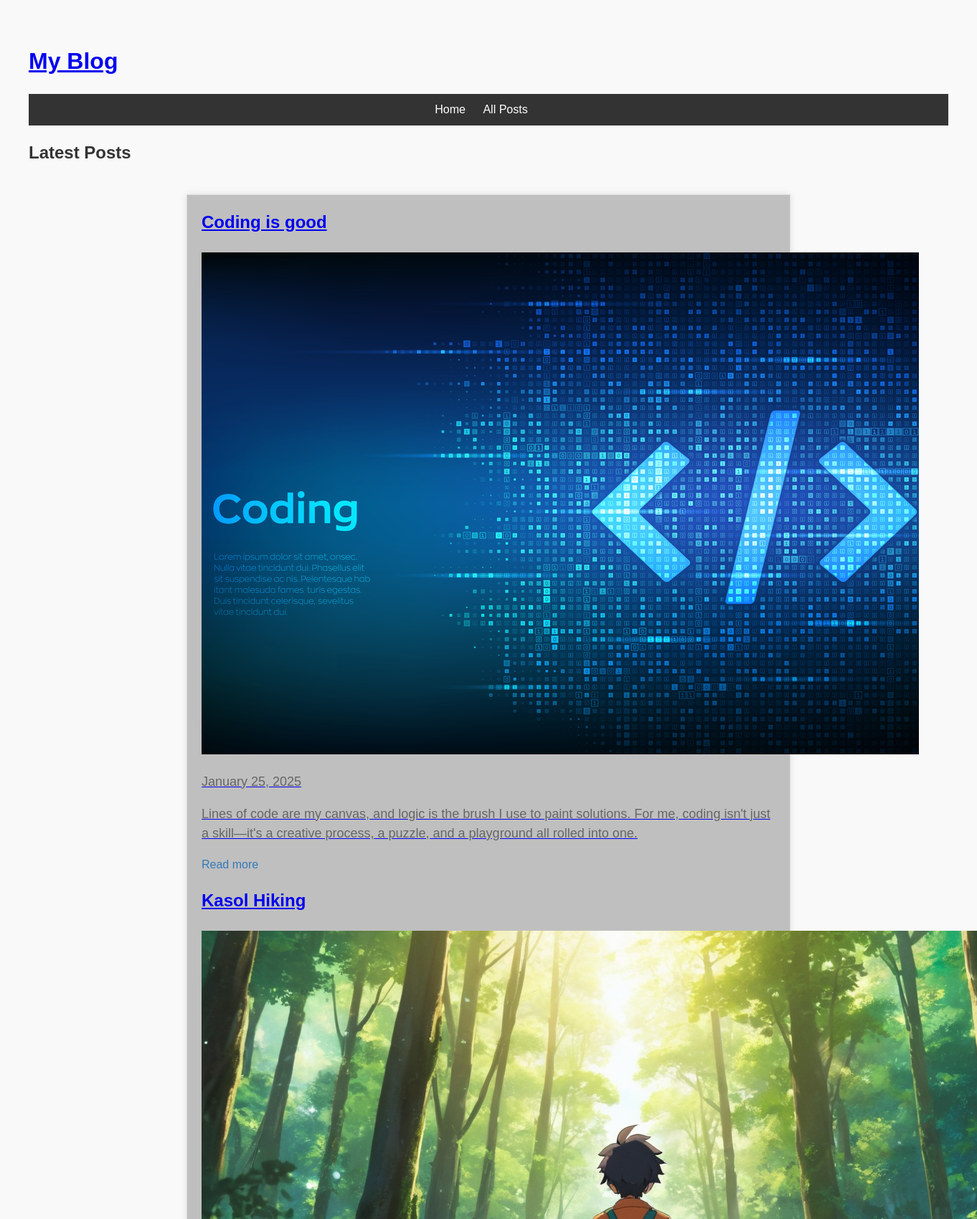
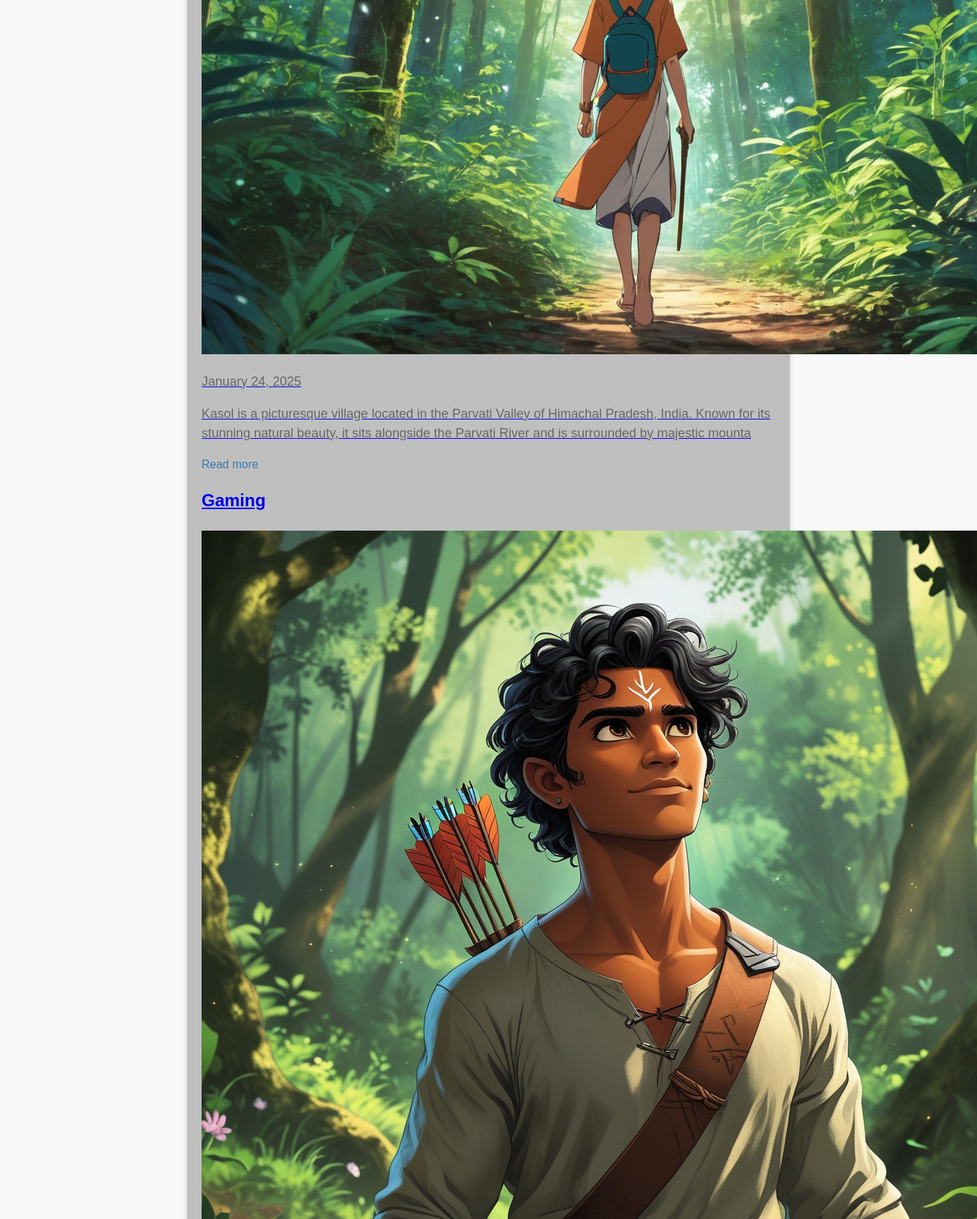
The page / (upper part) on the database its author committed (2 pictures, top to bottom).
### my_blog_app/models.py (models this page shows, shortened)
class Post(models.Model):
    title = models.CharField(max_length=100)
    excerpt = models.CharField(max_length=200)
    image = models.ImageField(upload_to="posts", null=True)
    date = models.DateField(auto_now=True)
    slug = models.SlugField(unique=True)
    content = models.TextField()
    author = models.ForeignKey(Author, null=True, on_delete=models.SET_NULL, related_name="posts")
    tags = models.ManyToManyField(Tag)

### my_blog_app/views.py (the view)
# urls.py: path('', views.StartingPageView.as_view(), name='home'),  # Home page (latest posts)
class StartingPageView(ListView):
    template_name = "my_blog/index.html"
    model = Post
    ordering = ["-date"]
    context_object_name = "posts"
    paginate_by = 3

### my_blog_app/templates/my_blog/index.html (shortened to what this page needs)
{% extends "my_blog/base.html" %}
{% block css_style %}
{% load static%}
<link rel="stylesheet" href="{% static '/posts.css' %}">
{% endblock %}
{% block content %}
    <h2>Latest Posts</h2>
    <div class="posts">
        {% for post in posts %}
            <article class="post-item">
                <a href="{% url 'post_detail' slug=post.slug %}">
                    <h3>{{ post.title }}</h3>
                    <img src="{{ post.image.url }}">
                    <p>{{ post.date|date:"F j, Y" }}</p>
                    <p>{{ post.excerpt }}</p>
                    <a class="read-more" href="{% url 'post_detail' slug=post.slug %}">Read more</a>
                </a>
            </article>
        {% empty %}
            <p>No posts available.</p>
        {% endfor %}
    </div>
{% endblock %}

### my_blog_app/static/index.css (style rules this page uses)
body { font-family: Arial, sans-serif; font-size: 16px; line-height: 1.5; color: #333; background-color: #f9f9f9; padding: 20px; margin: 20px; }

### my_blog_app/static/posts.css (style rules this page uses)
.posts { max-width: 800px; margin: 40px auto; padding: 20px; background-color: #bfbfbf; border: 1px solid #ddd; box-shadow: 0 0 10px rgba(0, 0, 0, 0.1); }
.posts article { margin-bottom: 20px; }
.posts article h3 { font-size: 24px; margin-top: 0; }
.posts article p { font-size: 18px; color: #666; }
.posts article .read-more { font-size: 16px; color: #337ab7; text-decoration: none; }

### rows shown on the page
Post: title "Coding is good", image (picture), date "January 25, 2025", excerpt "Lines of code are my canvas, and logic is the brush I use to paint solutions. For me, coding isn't just a skill—it's a creative process, a puzzle, and a playground all rolled into one."
Post: title "Kasol Hiking", image (picture), date "January 24, 2025", excerpt "Kasol is a picturesque village located in the Parvati Valley of Himachal Pradesh, India. Known for its stunning natural beauty, it sits alongside the Parvati River and is surrounded by majestic mounta"
Post: title "Gaming", image (picture)
